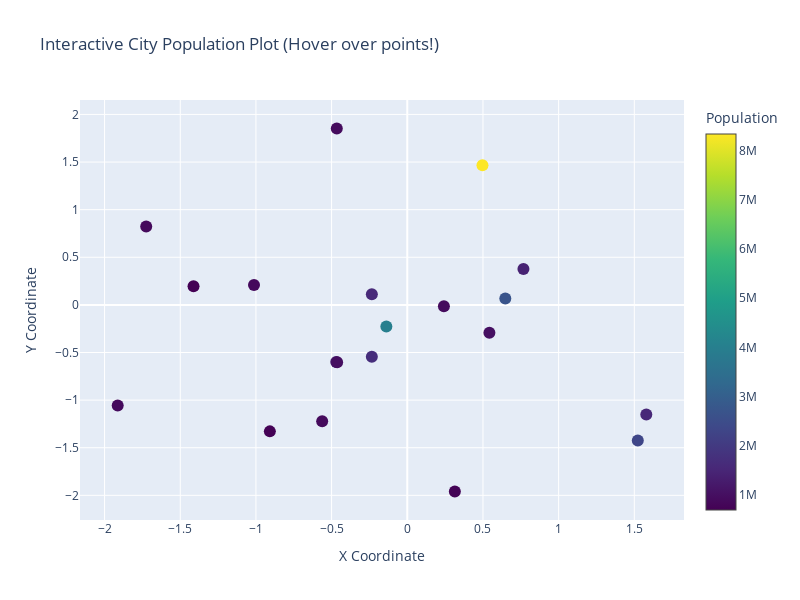

The cell this chart's notebook holds for it:
### Code cell
import matplotlib.pyplot as plt
import numpy as np

# For Jupyter notebooks - use inline plotting
%matplotlib inline

# Create sample data
np.random.seed(42)
n_points = 20
x = np.random.randn(n_points)
y = np.random.randn(n_points)

# Create labels/information for each point
cities = ['New York', 'Los Angeles', 'Chicago', 'Houston', 'Phoenix', 
          'Philadelphia', 'San Antonio', 'San Diego', 'Dallas', 'San Jose',
          'Austin', 'Jacksonville', 'Fort Worth', 'Columbus', 'Charlotte',
          'San Francisco', 'Indianapolis', 'Seattle', 'Denver', 'Boston']

populations = [8336817, 3979576, 2693976, 2320268, 1680992, 1584064,
               1547253, 1423851, 1343573, 1021795, 978908, 911507,
               909585, 898553, 885708, 881549, 876384, 753675, 715522, 695506]

# Create the plot
fig, ax = plt.subplots(figsize=(12, 8))
scatter = ax.scatter(x, y, c=populations, cmap='viridis', s=100, alpha=0.7)

# Add colorbar
cbar = plt.colorbar(scatter)
cbar.set_label('Population')

# Add city labels next to points (static version)
for i, city in enumerate(cities):
    ax.annotate(city, (x[i], y[i]), xytext=(5, 5), textcoords='offset points',
                fontsize=8, alpha=0.7)

# Set labels and title
ax.set_xlabel('X Coordinate')
ax.set_ylabel('Y Coordinate')
ax.set_title('City Population Plot with Labels')

# Add grid for better visualization
ax.grid(True, alpha=0.3)

# Show the plot
plt.tight_layout()
plt.show()

print("Static version displayed above. For interactive hover functionality, try the Plotly version below:")
print("="*70)

# Plotly version (recommended for Jupyter)
try:
    import plotly.graph_objects as go
    
    # Create plotly figure
    fig_plotly = go.Figure()
    
    fig_plotly.add_trace(go.Scatter(
        x=x,
        y=y,
        mode='markers',
        marker=dict(
            size=12,
            color=populations,
            colorscale='viridis',
            showscale=True,
            colorbar=dict(title="Population")
        ),
        text=[f'{city}<br>Population: {pop:,}<br>Coords: ({x[i]:.2f}, {y[i]:.2f})' 
              for i, (city, pop) in enumerate(zip(cities, populations))],
        hovertemplate='%{text}<extra></extra>',
        name='Cities'
    ))
    
    fig_plotly.update_layout(
        title='Interactive City Population Plot (Hover over points!)',
        xaxis_title='X Coordinate',
        yaxis_title='Y Coordinate',
        hovermode='closest',
        width=800,
        height=600
    )
    
    # This will work in Jupyter notebooks
    fig_plotly.show()
    
except ImportError:
    print("Plotly not installed. Install with: pip install plotly")
    print("Plotly provides the best interactive experience in Jupyter notebooks!")

# Alternative: Simple click-based interaction
print("\n" + "="*70)
print("ALTERNATIVE: Click-based interaction with matplotlib")
print("="*70)

def on_click(event):
    """Function to handle mouse click events"""
    if event.inaxes == ax:
        # Find the closest point to the click
        distances = np.sqrt((x - event.xdata)**2 + (y - event.ydata)**2)
        closest_idx = np.argmin(distances)
        
        # Only show info if click is reasonably close to a point
        if distances[closest_idx] < 0.3:  # Adjust threshold as needed
            print(f"Clicked on: {cities[closest_idx]}")
            print(f"Population: {populations[closest_idx]:,}")
            print(f"Coordinates: ({x[closest_idx]:.2f}, {y[closest_idx]:.2f})")
            print("-" * 40)

# Connect the click function to the plot
fig.canvas.mpl_connect('button_press_event', on_click)

print("Click on points in the plot above to see information in the output!")

### Figure 1 — Plotly figure (JSON) as saved in the notebook; plotly's stock layout.template omitted (floating-point values rounded to 4 significant figures)
{"data": [{"hovertemplate": "%{text}<extra></extra>", "marker": {"color": [8336817, 3979576, 2693976, 2320268, 1680992, 1584064, 1547253, 1423851, 1343573, 1021795, 978908, 911507, 909585, 898553, 885708, 881549, 876384, 753675, 715522, 695506], "colorbar": {"title": {"text": "Population"}}, "colorscale": [[0, "#440154"], [0.1111, "#482878"], [0.2222, "#3e4989"], [0.3333, "#31688e"], [0.4444, "#26828e"], [0.5556, "#1f9e89"], [0.6667, "#35b779"], [0.7778, "#6ece58"], [0.8889, "#b5de2b"], [1, "#fde725"]], "showscale": true, "size": 12}, "mode": "markers", "name": "Cities", "text": ["New York<br>Population: 8,336,817<br>Coords: (0.50, 1.47)", "Los Angeles<br>Population: 3,979,576<br>Coords: (-0.14, -0.23)", "Chicago<br>Population: 2,693,976<br>Coords: (0.65, 0.07)", "Houston<br>Population: 2,320,268<br>Coords: (1.52, -1.42)", "Phoenix<br>Population: 1,680,992<br>Coords: (-0.23, -0.54)", "Philadelphia<br>Population: 1,584,064<br>Coords: (-0.23, 0.11)", "San Antonio<br>Population: 1,547,253<br>Coords: (1.58, -1.15)", "San Diego<br>Population: 1,423,851<br>Coords: (0.77, 0.38)", "Dallas<br>Population: 1,343,573<br>Coords: (-0.47, -0.60)", "San Jose<br>Population: 1,021,795<br>Coords: (0.54, -0.29)", "Austin<br>Population: 978,908<br>Coords: (-0.46, -0.60)", "Jacksonville<br>Population: 911,507<br>Coords: (-0.47, 1.85)", "Fort Worth<br>Population: 909,585<br>Coords: (0.24, -0.01)", "Columbus<br>Population: 898,553<br>Coords: (-1.91, -1.06)", "Charlotte<br>Population: 885,708<br>Coords: (-1.72, 0.82)", "San Francisco<br>Population: 881,549<br>Coords: (-0.56, -1.22)", "Indianapolis<br>Population: 876,384<br>Coords: (-1.01, 0.21)", "Seattle<br>Population: 753,675<br>Coords: (0.31, -1.96)", "Denver<br>Population: 715,522<br>Coords: (-0.91, -1.33)", "Boston<br>Population: 695,506<br>Coords: (-1.41, 0.20)"], "type": "scatter", "x": [0.4967, -0.1383, 0.6477, 1.523, -0.2342, -0.2341, 1.579, 0.7674, -0.4695, 0.5426, -0.4634, -0.4657, 0.242, -1.913, -1.725, -0.5623, -1.013, 0.3142, -0.908, -1.412], "y": [1.466, -0.2258, 0.06753, -1.425, -0.5444, 0.1109, -1.151, 0.3757, -0.6006, -0.2917, -0.6017, 1.852, -0.0135, -1.058, 0.8225, -1.221, 0.2089, -1.96, -1.328, 0.1969]}], "layout": {"height": 600, "hovermode": "closest", "title": {"text": "Interactive City Population Plot (Hover over points!)"}, "width": 800, "xaxis": {"title": {"text": "X Coordinate"}}, "yaxis": {"title": {"text": "Y Coordinate"}}}}
